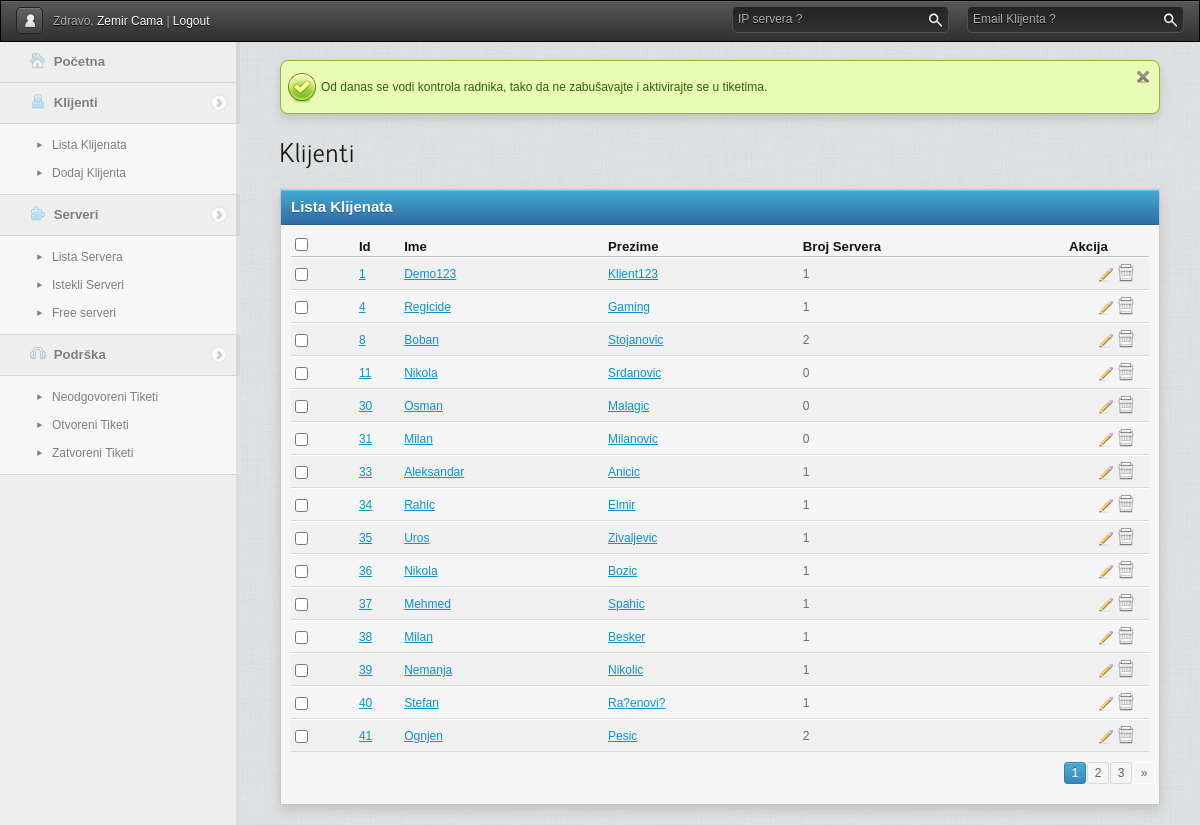
The app's page /gpanel/csafasfasfas/admin.php?page=klijenti&akcija=lista (signed in) with its own data.
### tables this page shows
CREATE TABLE `clients` (
  `id` int(11) NOT NULL AUTO_INCREMENT,
  `fname` text NOT NULL,
  `lname` text NOT NULL,
  `email` text NOT NULL,
  `password` text NOT NULL,
  `lastactivity` text,
  PRIMARY KEY (`id`)
);

### gpanel/includes/libs/sysplugins/smarty_internal_data.php (called while the page is built, shortened)
<?php
class Smarty_Internal_Data {
    public function getVariable($_variable, $_ptr = null, $search_parents = true, $error_enable = true)
    {
        if ($_ptr === null) {
            $_ptr = $this;
        } while ($_ptr !== null) {
            if (isset($_ptr->tpl_vars[$_variable])) {
                return $_ptr->tpl_vars[$_variable];
            }
            if ($search_parents) {
                $_ptr = $_ptr->parent;
            } else {
                $_ptr = null;
            }
        }
        if ($this->smarty->error_unassigned && $error_enable) {
            throw new SmartyException('Undefined Smarty variable "' . $_variable . '"');
        } else {
            return new Undefined_Smarty_Variable;
        }
    }
}
class Smarty_Variable {
    public function __construct ($value = null, $nocache = false, $scope = Smarty::SCOPE_LOCAL)
    {
        $this->value = $value;
    }
}
?>

### gpanel/cache/template_c/82080ef6bf0eb03cb9ff6739c88cbce2d1193a1d.file.clients.tpl.php (the view, shortened to what this page needs)
<?php if(!defined('SMARTY_DIR')) exit('no direct access allowed');
$_smarty_tpl->decodeProperties(array (
  'file_dependency' =>
  array (
    '82080ef6bf0eb03cb9ff6739c88cbce2d1193a1d' =>
    array (
      0 => 'template/clients.tpl',
      1 => 1440795682,
      2 => 'file',
    ),
  ),
  'nocache_hash' => '10759196465a51626f298c34-03510303',
  'function' =>
  array (
  ),
  'has_nocache_code' => false,
)); ?>
<div id="content">
<h1>Klijenti</h1>
<div class="bloc">
    <div class="title">
        Lista Klijenata
    </div>
    <div class="content">
        <table>
            <thead>
                <tr>
                    <th><input type="checkbox" class="checkall"/></th>
                    <th>Id</th>
                    <th>Ime</th>
                    <th>Prezime</th>
                    <th>Broj Servera</th>
                    <th>Akcija</th>
                </tr>
            </thead>
            <tbody>
            <?php  $_smarty_tpl->tpl_vars['klijent'] = new Smarty_Variable;
 $_from = $_smarty_tpl->getVariable('klijenti')->value; if (!is_array($_from) && !is_object($_from)) { settype($_from, 'array');}
if ($_smarty_tpl->_count($_from) > 0){
    foreach ($_from as $_smarty_tpl->tpl_vars['klijent']->key => $_smarty_tpl->tpl_vars['klijent']->value){
?>
                <tr>
                    <td><input type="checkbox" /></td>
                    <td><a href="admin.php?page=klijenti&akcija=pregled&id=<?php echo $_smarty_tpl->tpl_vars['klijent']->value['id'];?>
"><?php echo $_smarty_tpl->tpl_vars['klijent']->value['id'];?>
</a></td>
                    <td><a href="admin.php?page=klijenti&akcija=pregled&id=<?php echo $_smarty_tpl->tpl_vars['klijent']->value['id'];?>
"><?php echo $_smarty_tpl->tpl_vars['klijent']->value['fname'];?>
</a></td>
                    <td><a href="admin.php?page=klijenti&akcija=pregled&id=<?php echo $_smarty_tpl->tpl_vars['klijent']->value['id'];?>
"><?php echo $_smarty_tpl->tpl_vars['klijent']->value['lname'];?>
</a></td>
                    <td><?php echo $_smarty_tpl->tpl_vars['klijent']->value['serveri'];?>
</td>
                    <td class="actions"><a href="admin.php?page=klijenti&akcija=uredi&id=<?php echo $_smarty_tpl->tpl_vars['klijent']->value['id'];?>
" title="Uredi profil ovog klijenta"><img src="template/img/icons/edit.png" alt="" /></a><a href="admin.php?page=klijenti&akcija=lista&brisi=<?php echo $_smarty_tpl->tpl_vars['klijent']->value['id'];?>
" title="Izbriši ovog klijenta"><img src="template/img/icons/delete.png" alt="" /></a></td>
                </tr>
             <?php }} else { ?>
             <tr>
             <td colspan="6">Nema ni jednog klijenta</td>
             </tr>
             <?php } ?>
            </tbody>
        </table>
        <div class="pagination">
            <?php echo $_smarty_tpl->getVariable('stranice')->value;?>
        </div>
    </div>
</div>
</div>

### gpanel/cache/template_c/435d10930e41bb21c503ce88a0dfdada07016644.file.header.tpl.php (shortened to what this page needs)
<?php if(!defined('SMARTY_DIR')) exit('no direct access allowed');
$_smarty_tpl->decodeProperties(array (
  'file_dependency' =>
  array (
    '435d10930e41bb21c503ce88a0dfdada07016644' =>
    array (
      0 => 'template/header.tpl',
      1 => 1440795692,
      2 => 'file',
    ),
  ),
  'nocache_hash' => '8872469365a51625f985c49-26673148',
  'function' =>
  array (
  ),
  'has_nocache_code' => false,
)); ?>
<!DOCTYPE html>
<html>
    <head>
        <link rel="stylesheet" href="template/css/reset.css" />
        <link rel="stylesheet" href="template/css/style.css" />
        <link rel="stylesheet" href="template/css/jqueryui/jqueryui.css" />
        <link rel="stylesheet" href="template/js/jwysiwyg/jquery.wysiwyg.old-school.css" />
        <link rel="stylesheet" href="template/js/zoombox/zoombox.css" />
    </head>
    <body class="white" onload="Refresh()">
        <div id="head">
            <div class="left">
                <a href="admin.php?page=profile" class="button profile"><img src="template/img/icons/huser.png" alt="" /></a>
                Zdravo,
                <a href="admin.php?page=profile"><?php echo $_smarty_tpl->getVariable('admin')->value['fname'];?>
 <?php echo $_smarty_tpl->getVariable('admin')->value['lname'];?>
</a>
                |
                <a href="../logout.php?admin=yes">Logout</a>
            </div>
            <div style="float:right; margin-right: 250px;">
                <form action="" id="search" method="post" class="search placeholder">
                    <label>IP servera ?</label>
                    <input type="text" value="" name="qq" class="text"/>
                    <input type="submit" value="rechercher" class="submit"/>
                </form>
            </div>
            <div class="right">
                <form action="" id="search" method="post" class="search placeholder">
                    <label>Email Klijenta ?</label>
                    <input type="text" value="" name="q" class="text"/>
                    <input type="submit" value="rechercher" class="submit"/>
                </form>
            </div>
        </div>
        <div id="sidebar">
            <ul>
                <li class="nosubmenu">
                    <a href="admin.php">
                        <img src="template/img/icons/menu/home.png" alt="" />
                        Početna
                    </a>
                </li>
                 <li><a href="#"><img src="template/img/icons/menu/client.png" alt="" /> Klijenti</a>
                    <ul>
                                                <li><a href="admin.php?page=klijenti&akcija=lista">Lista Klijenata</a></li>
                                                <li><a href="admin.php?page=klijenti&akcija=dodaj">Dodaj Klijenta</a></li>
                    </ul>
                </li>
<li><a href="#"><img src="template/img/icons/menu/server.png" alt="" /> Serveri</a>
                    <ul>
                                                <li><a href="admin.php?page=serveri&akcija=lista">Lista Servera</a></li>
                                                <li><a href="admin.php?page=serveri&akcija=lista&istekli=1">Istekli Serveri</a></li>
												<li><a href="admin.php?page=serveri&akcija=listaa&free=1">Free serveri</a></li>
                    </ul>
                </li>
                <li><a href="#"><img src="template/img/icons/menu/support.png" alt="" /> Podrška</a>
                    <ul>
                    	<li><a href="admin.php?page=podrska&status=Neodgovoren"><span>Neodgovoreni Tiketi</span></a></li>
                        <li><a href="admin.php?page=podrska&status=Otvoren"><span>Otvoreni Tiketi</span></a></li>
                        <li><a href="admin.php?page=podrska&status=Zatvoren"><span>Zatvoreni Tiketi</span></a></li>
                    </ul>
                </li>
            </ul>
        </div>
<div id="content" style="padding: 0; margin: 28px 40px -40px 280px;">
<br />
<div class="notiff success bloc">
	Od danas se vodi kontrola radnika, tako da ne zabušavajte i aktivirajte se u tiketima.
	<a class="close" href="#"></a>
</div>
</div>

### records on screen
clients: id "1", fname "Demo123", lname "Klient123"
clients: id "4", fname "Regicide", lname "Gaming", value "1"
clients: id "8", fname "Boban", lname "Stojanovic", value "2"
clients: id "11", fname "Nikola", lname "Srdanovic", value "0"
clients: id "30", fname "Osman", lname "Malagic", value "0"
clients: id "31", fname "Milan", lname "Milanovic", value "0"
clients: id "33", fname "Aleksandar", lname "Anicic", value "1"
clients: id "34", fname "Rahic", lname "Elmir", value "1"
clients: id "35", fname "Uros", lname "Zivaljevic", value "1"
clients: id "36", fname "Nikola", lname "Bozic", value "1"
clients: id "37", fname "Mehmed", lname "Spahic", value "1"
clients: id "38", fname "Milan", lname "Besker", value "1"
clients: id "39", fname "Nemanja", lname "Nikolic", value "1"
clients: id "40", fname "Stefan", lname "Ra?enovi?", value "1"
clients: id "41", fname "Ognjen", lname "Pesic", value "2"

### other values on screen
$_smarty_tpl->getVariable('admin')->value['fname'] "Zemir"
$_smarty_tpl->getVariable('admin')->value['lname'] "Cama"
